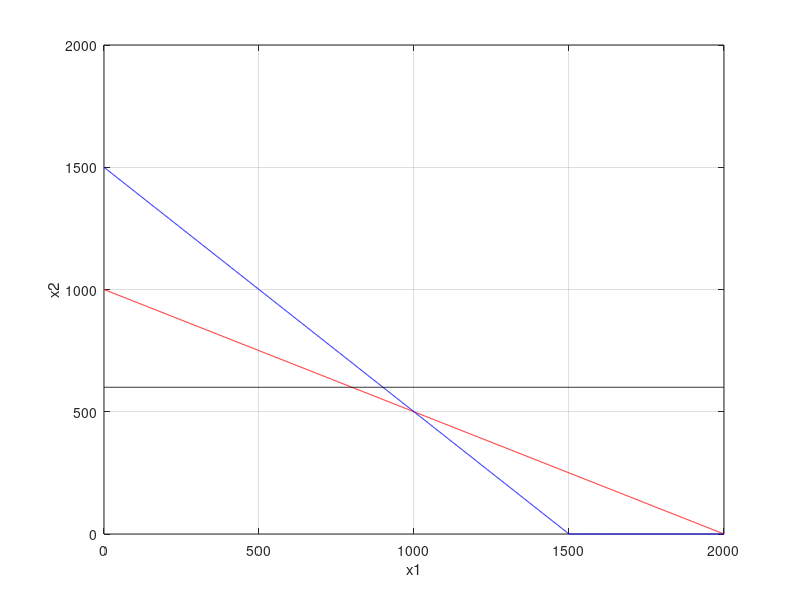

Source code (MATLAB):
% Q1
%   Maximize 3x1+5x2
%   x1+2x2<=2000
%   x1+x2<=1500
%   x2<=600  x1,x2>=0
clc;
clear;
% Phase-1 (Input Params)
c = [3 5]; % Objective function coefficients
A = [1 2; 1 1; 0 1]; % Coefficients of the constraints
B = [2000; 1500; 600]; % Right-hand side of the constraints

% Phase-2 (Plot the graph)
x1 = 0:1:max(B); % Range of x1
x21 = (B(1) - A(1,1) * x1) ./ A(1,2); % Solve for x2 from the first constraint
x22 = (B(2) - A(2,1) * x1) ./ A(2,2); % Solve for x2 from the second constraint
x23 = (B(3) - A(3,1) * x1) ./ A(3,2); % Solve for x2 from the third constraint

% Ensure x2 >= 0
x21 = max(0, x21);
x22 = max(0, x22);
x23 = max(0, x23);

% Plot the constraint lines
plot(x1, x21, 'r', x1, x22, 'b', x1, x23, 'k');
xlabel('x1');
ylabel('x2');
grid on;

% Phase-3 (Find corner Points with axis)
cx1 = find(x1 == 0);
c1 = find(x21 == 0);
c2 = find(x22 == 0);
c3 = find(x23 == 0);

% Get the corner points from the plot lines
line1 = [x1(:, [c1, cx1]); x21(:, [c1, cx1])]';
line2 = [x1(:, [c2, cx1]); x22(:, [c2, cx1])]';
line3 = [x1(:, [c3, cx1]); x23(:, [c3, cx1])]';

corner_pts = unique([line1; line2; line3], 'rows');

% Phase-4 (Find the point of Intersection)
pts = [0; 0];
for i = 1:size(A,1)
    for j = i+1:size(A,1)
        A1 = [A(i,:); A(j,:)];
        B1 = [B(i,:); B(j,:)];
        X = A1 \ B1; % Solve the system of equations
        pts = [pts X]; % Add the intersection points
    end
end
pts = pts';

% Phase-5 (Find all points)
all_points = [pts; corner_pts];
points = unique(all_points, 'rows');

% Phase-6 (Discard Points that are out of constraints)
for i = 1:size(points, 1)
    const1(i) = A(1,1) * points(i,1) + A(1,2) * points(i,2) - B(1);
    const2(i) = A(2,1) * points(i,1) + A(2,2) * points(i,2) - B(2);
    const3(i) = A(3,1) * points(i,1) + A(3,2) * points(i,2) - B(3);
end

% Find which points are feasible
s1 = find(const1 > 0);
s2 = find(const2 > 0);
s3 = find(const3 > 0);
s = unique([s1 s2 s3]);

% Remove infeasible points
points(s, :) = [];

% Phase-7 (Obj Values & Points)
values = points * c'; % Calculate the objective function values
table = [points, values]; % Combine the points and their corresponding values

% Phase 8 - Objective Value
optimal_value = max(table(:, end)); % Get the highest objective value
disp('Optimal Points and Objective Values:');
disp(table);
disp('Optimal Objective Value:');
disp(optimal_value);
